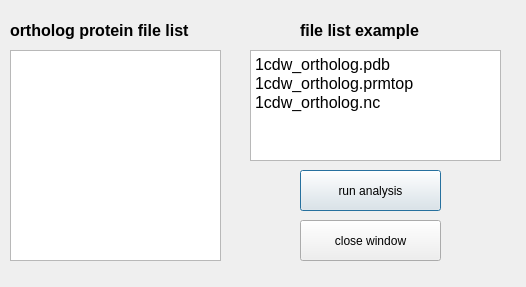
<?xml version="1.0" encoding="UTF-8"?>
<ui version="4.0">
 <class>Dialog</class>
 <widget class="QDialog" name="Dialog">
  <property name="geometry">
   <rect>
    <x>0</x>
    <y>0</y>
    <width>526</width>
    <height>287</height>
   </rect>
  </property>
  <property name="windowTitle">
   <string>Dialog</string>
  </property>
  <widget class="QLabel" name="label">
   <property name="geometry">
    <rect>
     <x>10</x>
     <y>20</y>
     <width>231</width>
     <height>21</height>
    </rect>
   </property>
   <property name="text">
    <string>&lt;html&gt;&lt;head/&gt;&lt;body&gt;&lt;p&gt;&lt;span style=&quot; font-size:12pt; font-weight:600;&quot;&gt;ortholog protein file list&lt;/span&gt;&lt;/p&gt;&lt;/body&gt;&lt;/html&gt;</string>
   </property>
  </widget>
  <widget class="QTextEdit" name="textEdit">
   <property name="geometry">
    <rect>
     <x>10</x>
     <y>50</y>
     <width>211</width>
     <height>211</height>
    </rect>
   </property>
  </widget>
  <widget class="QLabel" name="label_2">
   <property name="geometry">
    <rect>
     <x>300</x>
     <y>20</y>
     <width>201</width>
     <height>21</height>
    </rect>
   </property>
   <property name="text">
    <string>&lt;html&gt;&lt;head/&gt;&lt;body&gt;&lt;p&gt;&lt;span style=&quot; font-size:12pt; font-weight:600;&quot;&gt;file list example&lt;/span&gt;&lt;/p&gt;&lt;/body&gt;&lt;/html&gt;</string>
   </property>
  </widget>
  <widget class="QTextBrowser" name="textBrowser">
   <property name="geometry">
    <rect>
     <x>250</x>
     <y>50</y>
     <width>251</width>
     <height>111</height>
    </rect>
   </property>
   <property name="html">
    <string>&lt;!DOCTYPE HTML PUBLIC &quot;-//W3C//DTD HTML 4.0//EN&quot; &quot;http://www.w3.org/TR/REC-html40/strict.dtd&quot;&gt;
&lt;html&gt;&lt;head&gt;&lt;meta name=&quot;qrichtext&quot; content=&quot;1&quot; /&gt;&lt;style type=&quot;text/css&quot;&gt;
p, li { white-space: pre-wrap; }
&lt;/style&gt;&lt;/head&gt;&lt;body style=&quot; font-family:'Ubuntu'; font-size:10pt; font-weight:400; font-style:normal;&quot;&gt;
&lt;p style=&quot; margin-top:0px; margin-bottom:0px; margin-left:0px; margin-right:0px; -qt-block-indent:0; text-indent:0px;&quot;&gt;&lt;span style=&quot; font-size:12pt;&quot;&gt;1cdw_ortholog.pdb&lt;/span&gt;&lt;/p&gt;
&lt;p style=&quot; margin-top:0px; margin-bottom:0px; margin-left:0px; margin-right:0px; -qt-block-indent:0; text-indent:0px;&quot;&gt;&lt;span style=&quot; font-size:12pt;&quot;&gt;1cdw_ortholog.prmtop&lt;/span&gt;&lt;/p&gt;
&lt;p style=&quot; margin-top:0px; margin-bottom:0px; margin-left:0px; margin-right:0px; -qt-block-indent:0; text-indent:0px;&quot;&gt;&lt;span style=&quot; font-size:12pt;&quot;&gt;1cdw_ortholog.nc&lt;/span&gt;&lt;/p&gt;
&lt;p style=&quot;-qt-paragraph-type:empty; margin-top:0px; margin-bottom:0px; margin-left:0px; margin-right:0px; -qt-block-indent:0; text-indent:0px;&quot;&gt;&lt;br /&gt;&lt;/p&gt;
&lt;p style=&quot;-qt-paragraph-type:empty; margin-top:0px; margin-bottom:0px; margin-left:0px; margin-right:0px; -qt-block-indent:0; text-indent:0px;&quot;&gt;&lt;br /&gt;&lt;/p&gt;&lt;/body&gt;&lt;/html&gt;</string>
   </property>
  </widget>
  <widget class="QPushButton" name="pushButton">
   <property name="geometry">
    <rect>
     <x>300</x>
     <y>170</y>
     <width>141</width>
     <height>41</height>
    </rect>
   </property>
   <property name="text">
    <string>run analysis</string>
   </property>
  </widget>
  <widget class="QPushButton" name="pushButton_2">
   <property name="geometry">
    <rect>
     <x>300</x>
     <y>220</y>
     <width>141</width>
     <height>41</height>
    </rect>
   </property>
   <property name="text">
    <string>close window</string>
   </property>
  </widget>
 </widget>
 <resources/>
 <connections/>
</ui>
